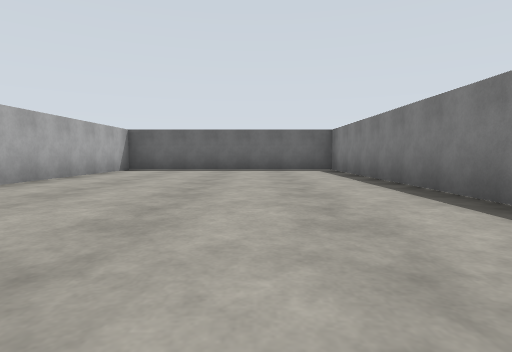
view 1 (above)

22 first-person views from a walk through a world built for the Gazebo simulator. The camera is 0.94 m above the floor, tilts 4° down and sees 80° across. The floor is counted in squares, 2.5 m on a side. Each view is taken from the middle of a square. On the plan, view 1 faces up. The plan holds only what a view shows up to about 9 squares ahead; the rest is blank. The place goes on beyond the plan.

view 2
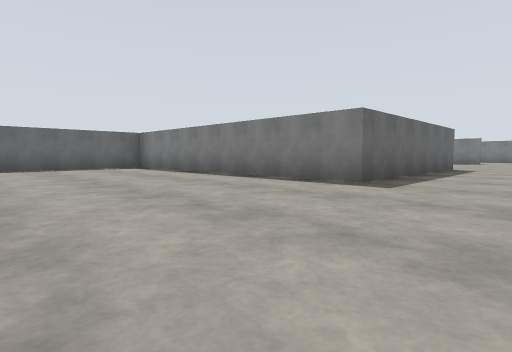

view 3
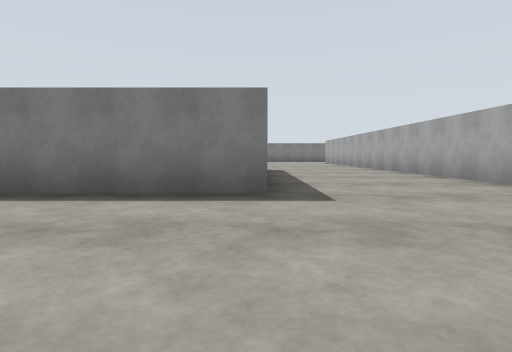

view 4
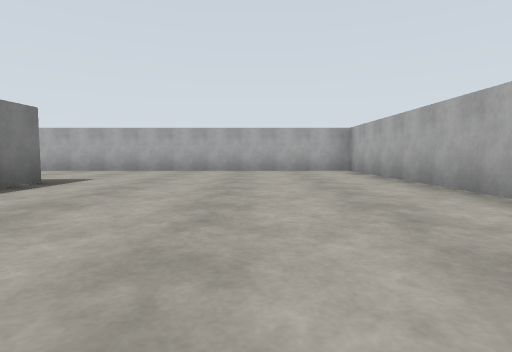

view 5
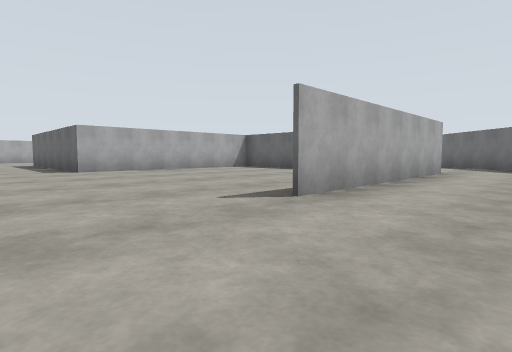

view 6
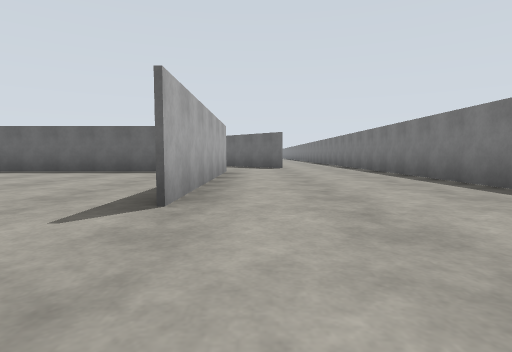

view 7
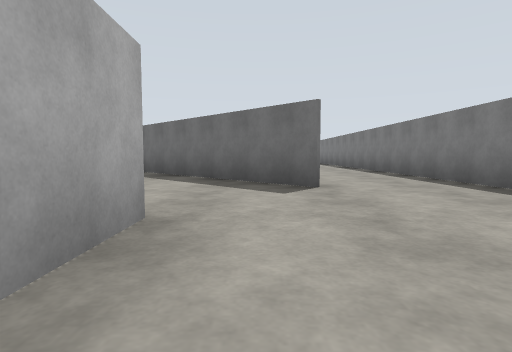

view 8
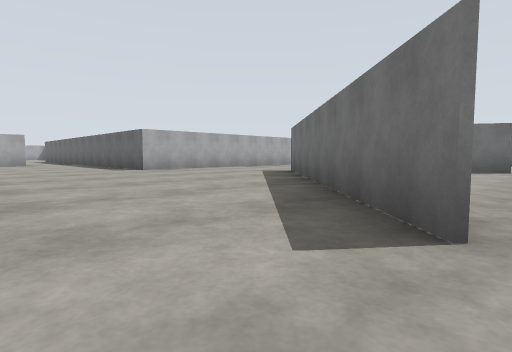

view 9
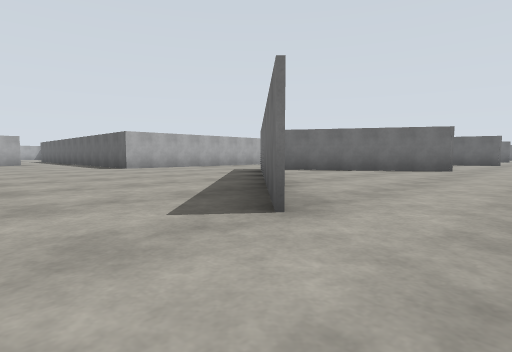

view 10
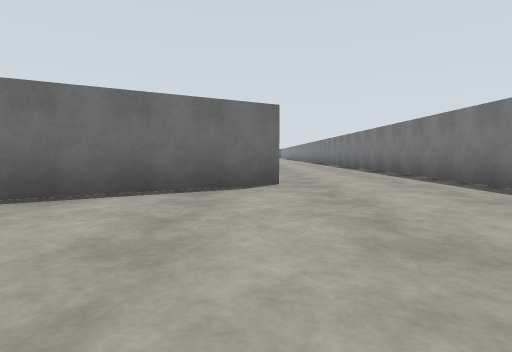

view 11
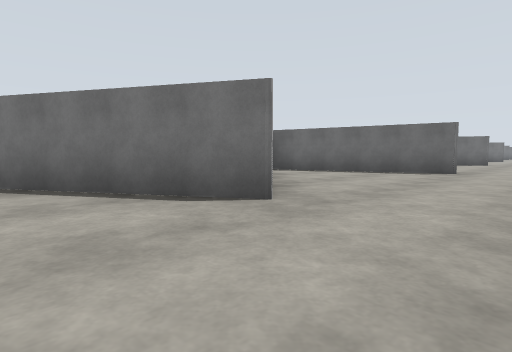

view 12
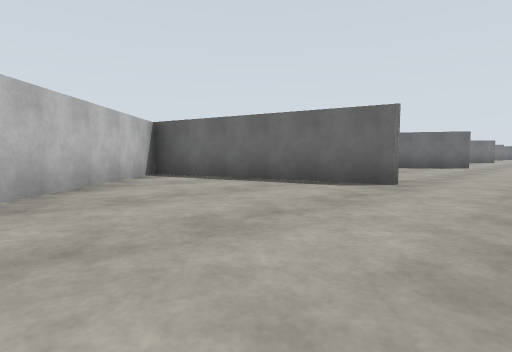

view 13
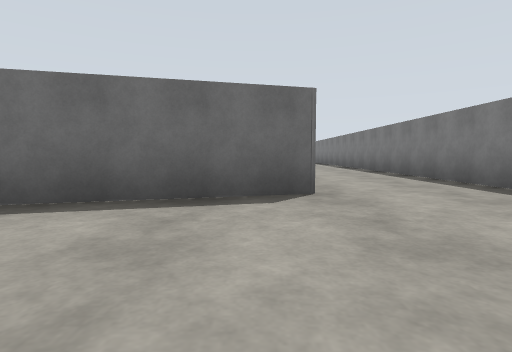

view 14
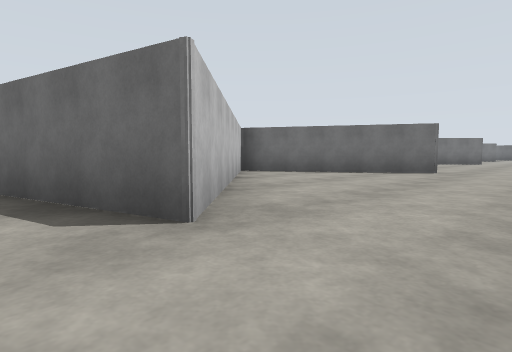

view 15
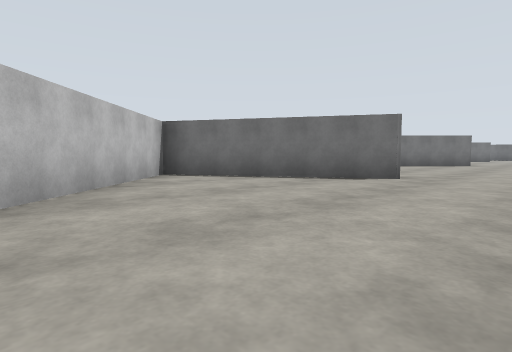

view 16
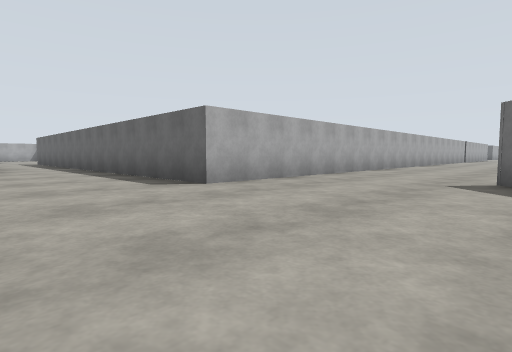

view 17
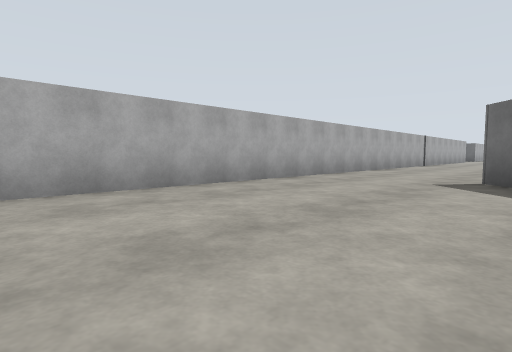

view 18
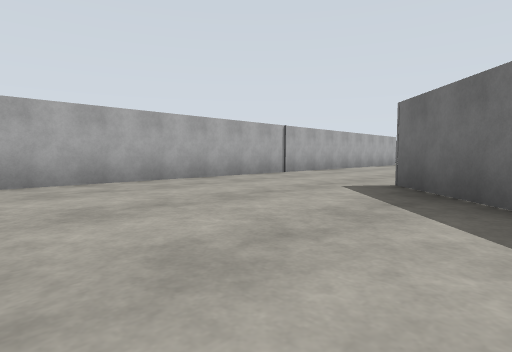

view 19
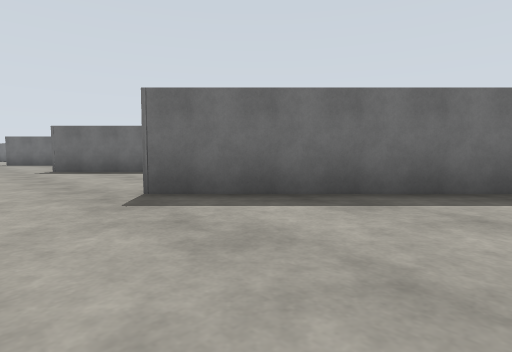

view 20
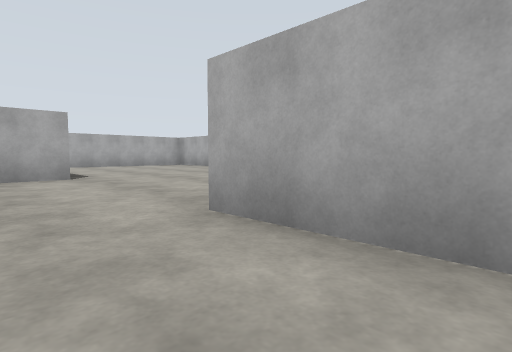

view 21
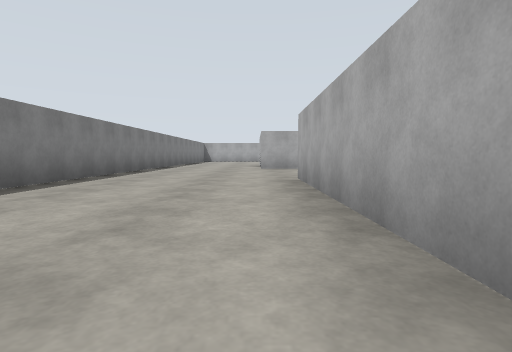

view 22
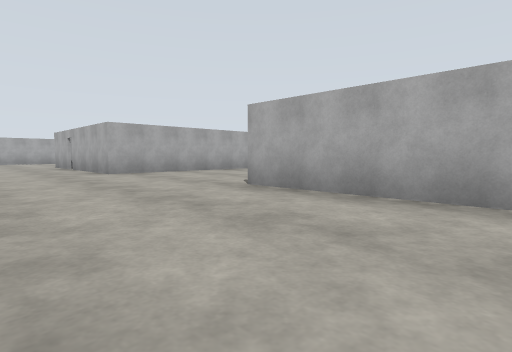

### Floor plan
Points are (right, up) in squares from view 1. A wall is a line through its corners. A room is listed if a view was taken in it or the views show most of it. See-through windows are left out.
Room 1 (views 1, 2, 3, 4)
walls: (6.8, 0.9) (1.9, 0.9) (1.9, 7.6) (-3.2, 7.6) (-3.2, -2.1) (8.4, -2.1)
ways out: opening at (7.5, -0.5) to room 2
Room 2 (views 5, 6, 7, 8, 9, 10, 11, 12, 13, 14, 15, 21, 22)
walls: (13.8, 7.4) (13.1, 8.1); (12.3, 5.9) (12.3, 1.1); (10.9, 5.7) (7.3, 5.7); (6.8, 4.6) (6.8, 0.9); (13.4, 13.9) (9.5, 11.7); (15.8, -1.6) (15.8, 20.6); (8.4, -2.1) (12.9, -2.1); (12.9, 19.6) (13.6, 18.9) (9.4, 17.8) (12, 15.2)
ways out: opening at (7.5, -0.5) to room 1; opening at (13, 7) to room 3; opening at (14.5, 20) to room 6; opening at (14.5, -2)
Room 3 (views 16, 20)
walls: (13.1, 8.1) (9.4, 11.7); (6.8, 13.5) (6.8, 9.3)
ways out: opening at (13, 7) to room 2; opening at (8.5, 12.5) to room 4; opening at (7, 7.5) to room 5
Room 4 (views 17, 18, 19)
walls: (11, 21.4) (9.5, 22.9); (11.8, 15.3) (9.2, 17.9); (6.8, 26.5) (6.8, 13.5)
ways out: opening at (8.5, 12.5) to room 3
Room 5 (no view inside)
walls: (6.6, 5.8) (7.6, 5.8); (6.8, 9.3) (-0.5, 9.3)
ways out: opening at (7, 7.5) to room 3
Room 6 (no view inside)
walls: (13.3, 25) (9.7, 22.8) (12.9, 19.6); (15.8, 20.6) (15.8, 25.1)
ways out: opening at (14.5, 20) to room 2

Positions as (right, up) in squares from view 1, and headings:
1: (0, 0), facing up
2: (-2, -1), facing up-right
3: (-1, 1), facing right
4: (-1, 5), facing down
5: (14, -1), facing up-left
6: (13, -1), facing up
7: (13, 4), facing up
8: (14, 6), facing up-left
9: (15, 6), facing up-left
10: (13, 10), facing up
11: (15, 12), facing up-left
12: (15, 15), facing up-left
13: (13, 16), facing up
14: (15, 18), facing up-left
15: (15, 20), facing up-left
16: (10, 7), facing up-left
17: (10, 13), facing up-left
18: (11, 19), facing up-left
19: (8, 15), facing up-right
20: (8, 11), facing down-left
21: (13, 6), facing down
22: (15, 4), facing down-left
